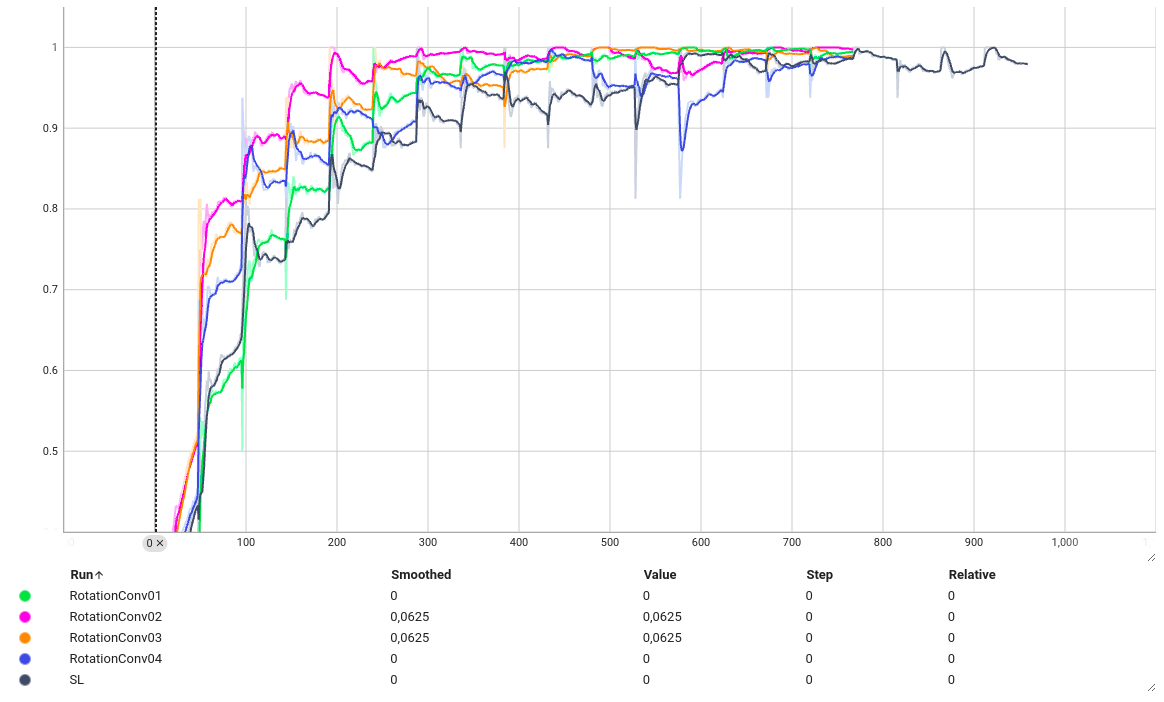
#> input picture images/SSL/Captura de tela de 2025-01-12 23-43-12.png, 1164 x 702 px
$ python -i transformations.py   (imports and definitions only)
#> lines starting #> are read from the running program, lines starting #| are printed output that depends on the picture
import os
from PIL import Image, ImageFilter
import matplotlib.pyplot as plt
import numpy as np
from torchvision import transforms
from scipy.signal import convolve2d

# [213 lines left out: functions rotate_img, relative_patch, add_gaussian_noise, add_salt_and_pepper_noise, add_poisson_noise, add_speckle_noise and 6 more, not called in this run]

def add_box_blur(img, radius=5):
    """ Adiciona desfoque Box (Box Blur) à imagem """
    return img.filter(ImageFilter.BoxBlur(radius))

def add_surface_blur(img, radius=5, threshold=20):
    """ Adiciona desfoque de superfície (Surface Blur) à imagem """
    # Pillow não tem suporte direto para Surface Blur, então vamos simular
    return img.filter(ImageFilter.BoxBlur(radius))  # Isso pode ser melhorado, mas para simplificação vamos usar BoxBlur

# Função para aplicar um desfoque aleatório
def add_random_blur(img, blur_type=None):
    blur_types = ['gaussian', 'radial', 'motion', 'box', 'surface']

    radius = 17 # 3 5 7 9 11 13 15 19 17 21

    if blur_type is None:
        # Escolhe aleatoriamente um tipo de desfoque se nenhum for especificado
        blur_type = np.random.choice(blur_types)

    if blur_type == 'gaussian':
        blurred_img = add_gaussian_blur(img, radius)
        blur_label = 0
    elif blur_type == 'radial':
        blurred_img = add_radial_blur(img, radius)
        blur_label = 1
    elif blur_type == 'motion':
        blurred_img = add_motion_blur(img, radius)
        blur_label = 2
    elif blur_type == 'box':
        blurred_img = add_box_blur(img, radius)
        blur_label = 3
    elif blur_type == 'surface':
        blurred_img = add_surface_blur(img, radius)
        blur_label = 4
    else:
        raise ValueError(f"Tipo de desfoque desconhecido: {blur_type}")


    return blurred_img, blur_label

>>> from PIL import Image
>>> picture = Image.open('../../images/SSL/Captura de tela de 2025-01-12 23-43-12.png')
#> picture is the input picture: PIL image 1164x702 RGB; mean R, G, B 249.9, 249.9, 250.4
>>> result = add_random_blur(picture)
#> in add_surface_blur, `return img.filter(ImageFilter.BoxBlur(radius))`:
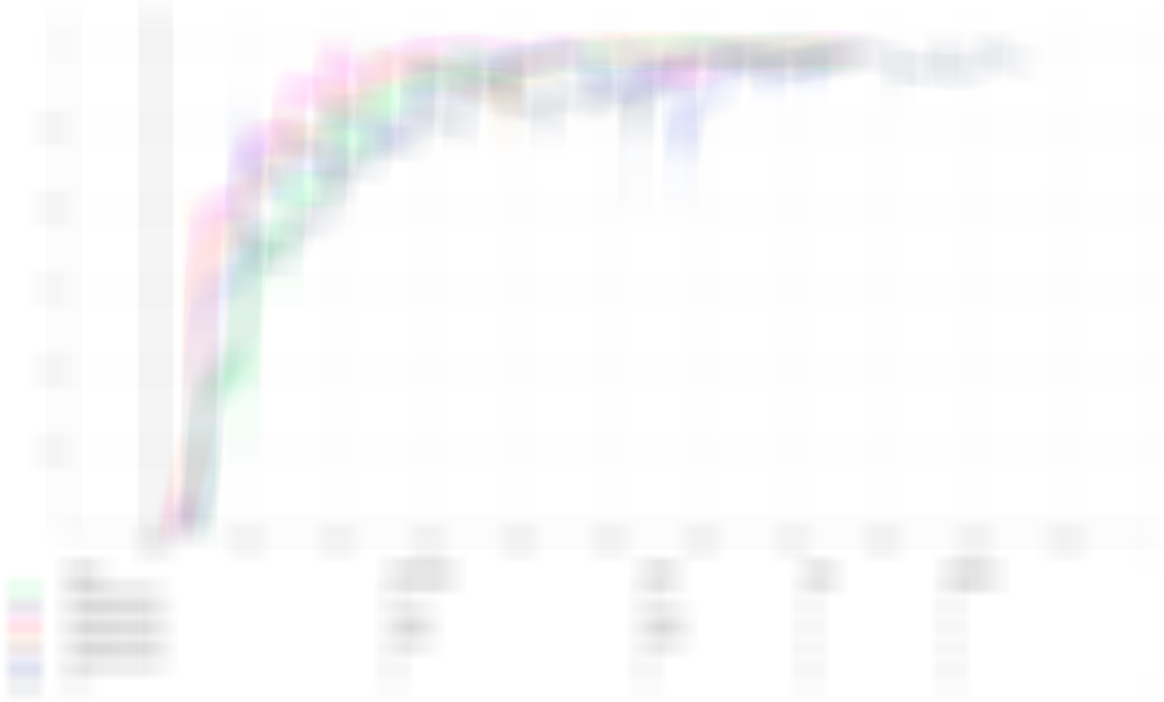
#> returned value: PIL image 1164x702 RGB; mean R, G, B 250.1, 250, 250.5

$ run again, on images/SSL/Captura de tela de 2025-01-12 23-46-37.png
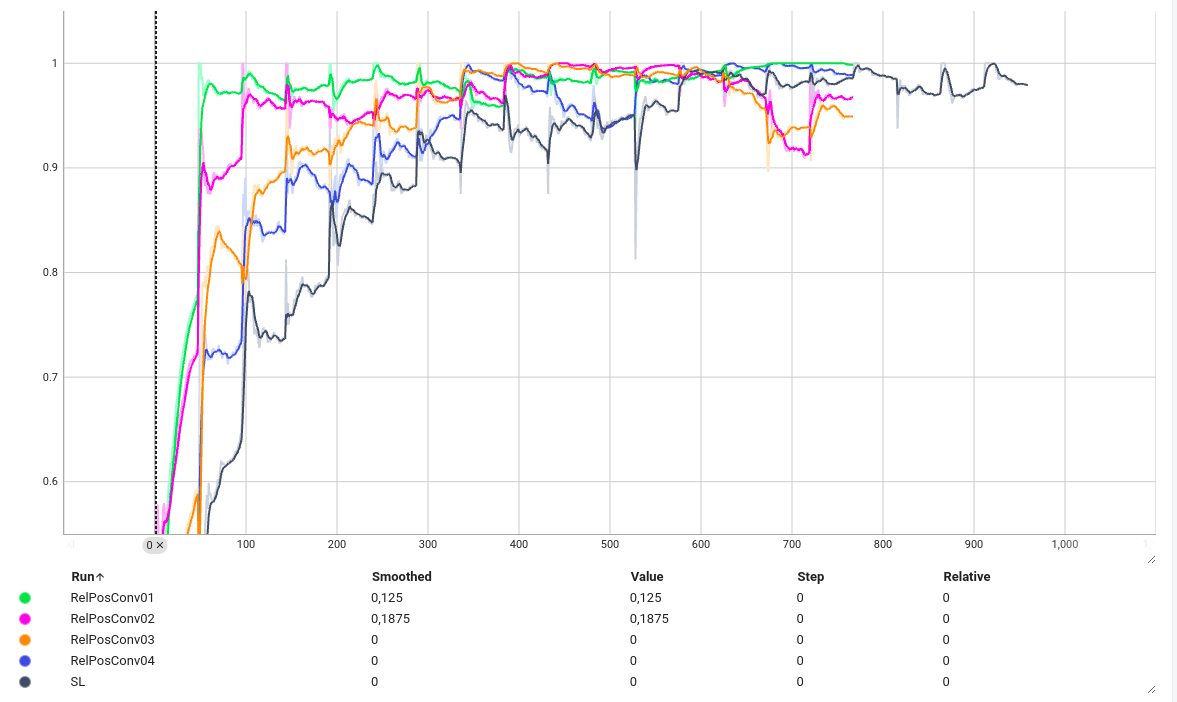
#> input picture images/SSL/Captura de tela de 2025-01-12 23-46-37.png, 1177 x 702 px
#> picture is the input picture: PIL image 1177x702 RGB; mean R, G, B 250.1, 249.5, 250
#> in add_surface_blur, `return img.filter(ImageFilter.BoxBlur(radius))`:
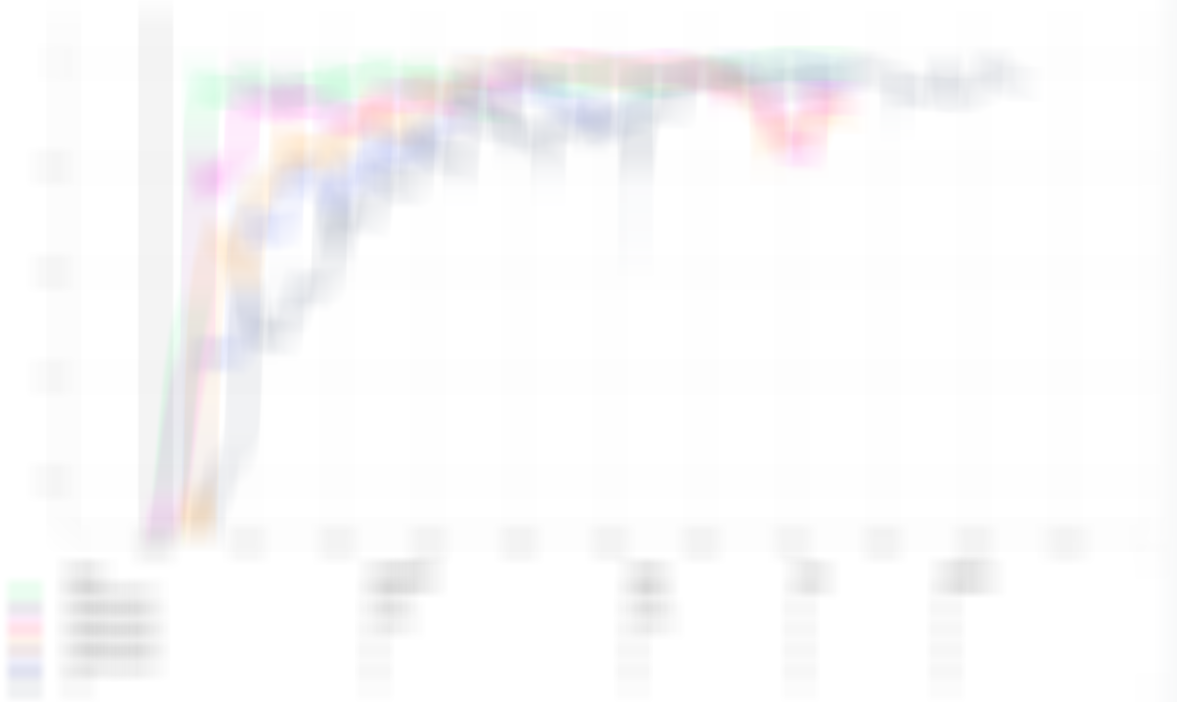
#> returned value: PIL image 1177x702 RGB; mean R, G, B 250.2, 249.6, 250.2

$ run again, on images/SSL/Captura de tela de 2025-01-12 23-49-09.png
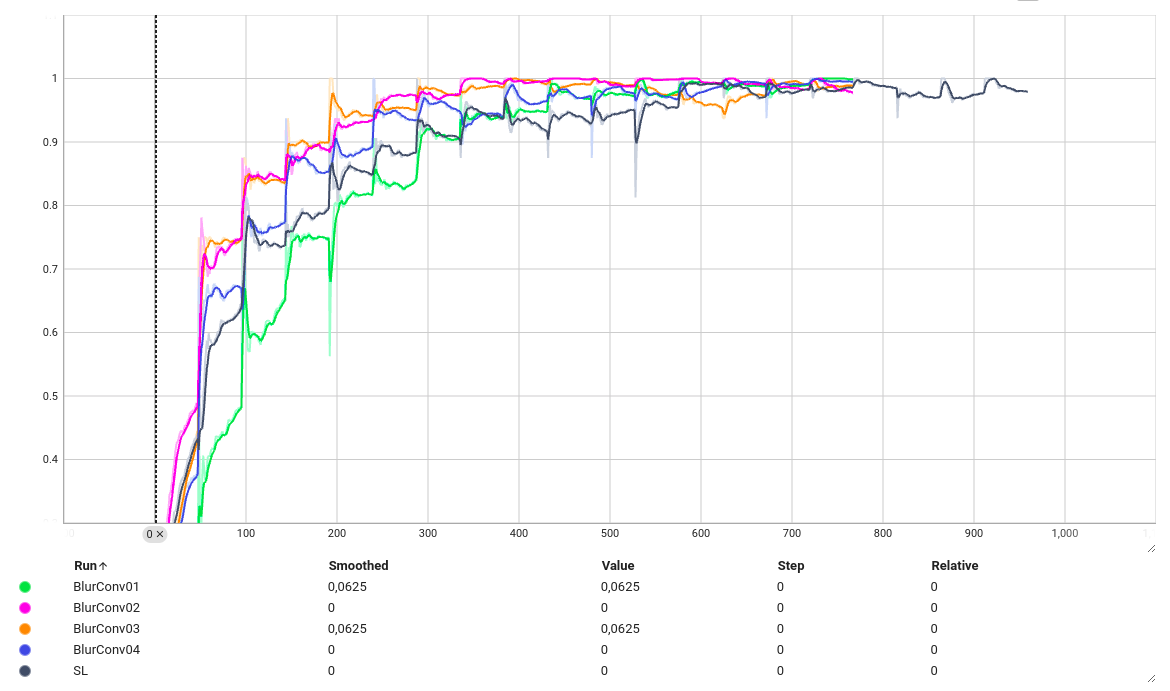
#> input picture images/SSL/Captura de tela de 2025-01-12 23-49-09.png, 1170 x 691 px
#> picture is the input picture: PIL image 1170x691 RGB; mean R, G, B 250.1, 250.1, 250.6
#> in add_surface_blur, `return img.filter(ImageFilter.BoxBlur(radius))`:
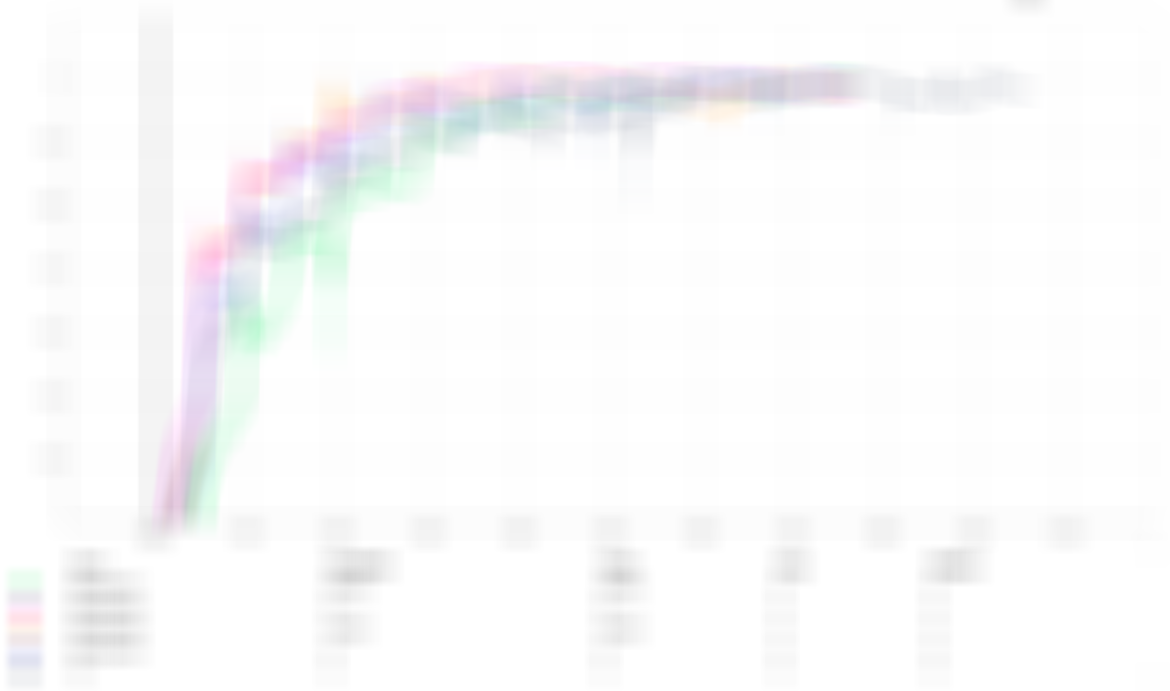
#> returned value: PIL image 1170x691 RGB; mean R, G, B 250.3, 250.2, 250.8
